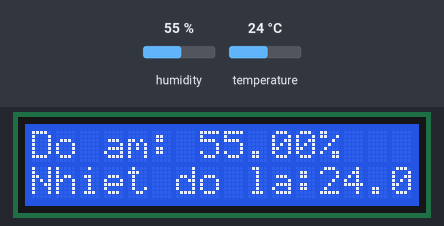
A sketch run on a simulated Arduino Uno, built with avr-gcc and run on an emulated ATmega328P. On the bench: 16×2 character LCD. The inputs (shaded band) are chosen by the test bench; at power-on: humidity 55 %, temperature 24 °C. What the sketch prints to the serial monitor is not drawn.

Above: at 1.2 s.
1.3 s: humidity set to 22 %
At 3.2 s:
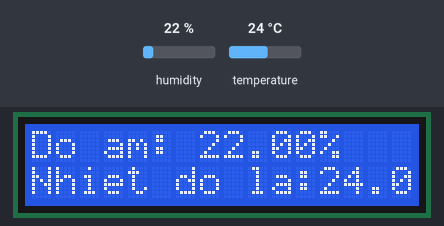
4.2 s: temperature set to 12 °C
At 5.7 s:
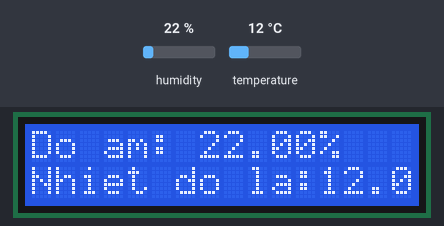
7.1 s: humidity set to 40 %
At 9.5 s:
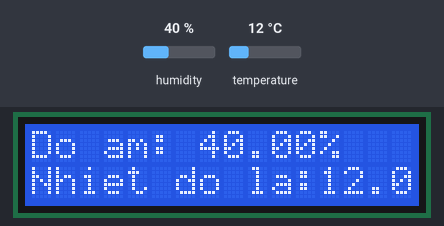
10.2 s: temperature set to 19 °C
At 12.0 s:
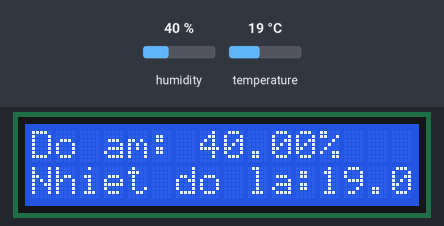
Timing chart, 0 to 13.5 s (numbered marks = the images above; inputs shaded):
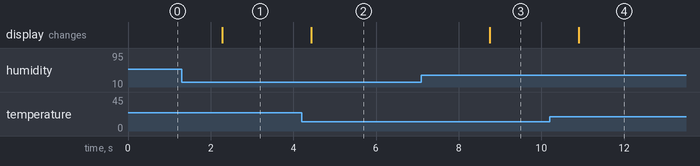

Measured:
- after the input at 1.3 s, the display: changes after 0.98 s (image 1)
- after the input at 4.2 s, the display: changes after 0.24 s (image 2)
- after the input at 7.1 s, the display: changes after 1.7 s (image 3)
- after the input at 10.2 s, the display: changes after 0.71 s (image 4)

The sketch:

DHT_11.ino
```cpp
#include <LiquidCrystal_I2C.h>;
#include <DHT.h>
#include <Wire.h>
LiquidCrystal_I2C lcd(0x27, 16, 2);
const int DHTPIN=5;
const int DHTTYPE=DHT11;
DHT dht(DHTPIN, DHTTYPE);
void setup() {
  Serial.begin(9600);
  dht.begin();
  lcd.init();
  lcd.backlight();
}
void loop() {
  float humid= dht.readHumidity();
  float celsi=dht.readTemperature();
  if (isnan(humid) || isnan(celsi)) Serial.println("KHONG CO TIN HIEU");
  else{
    Serial.print("Do am: ");
    Serial.print(humid);
    Serial.print("% | ");
    Serial.print("Nhiet do la: ");
    Serial.print(celsi);
    Serial.println(" C ");
  }
  lcd.setCursor(0, 0);
  lcd.print("Do am: ");
  lcd.print(humid);
  lcd.print("%");
  lcd.setCursor(0,1);
  lcd.print("Nhiet do la:");
  lcd.print(celsi);
  lcd.print(" C ");
  delay(500);
}
```
